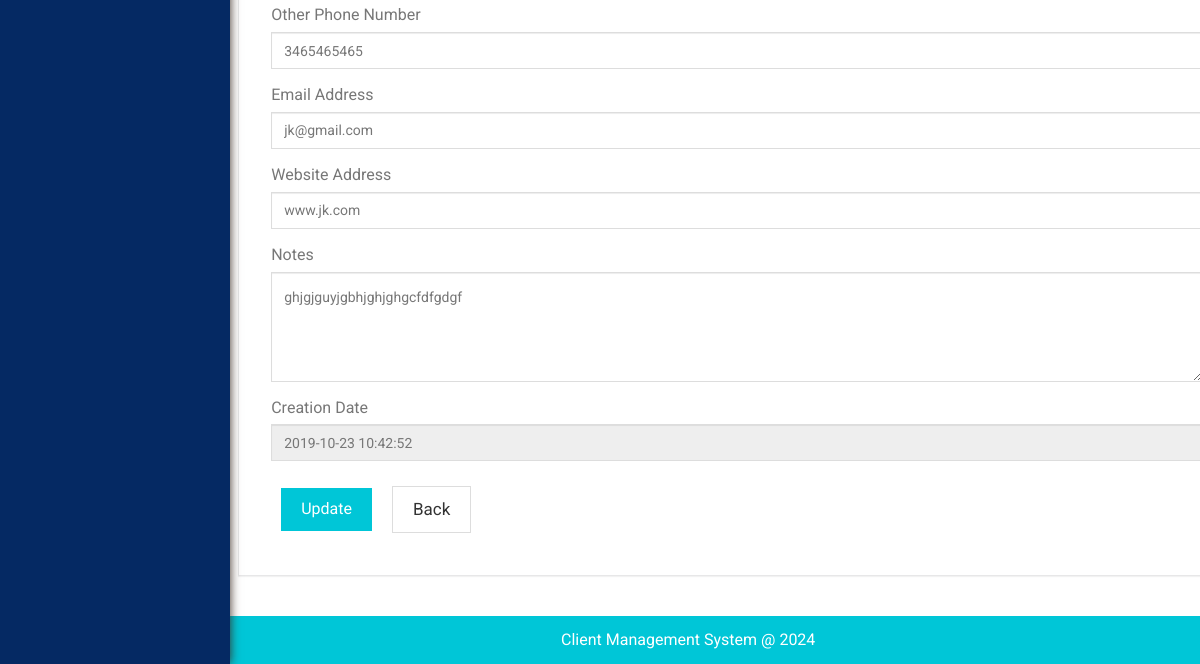
/admin/edit-client-details.php?editid=5 (signed in, lower part), run on an earlier commit of the app's database.
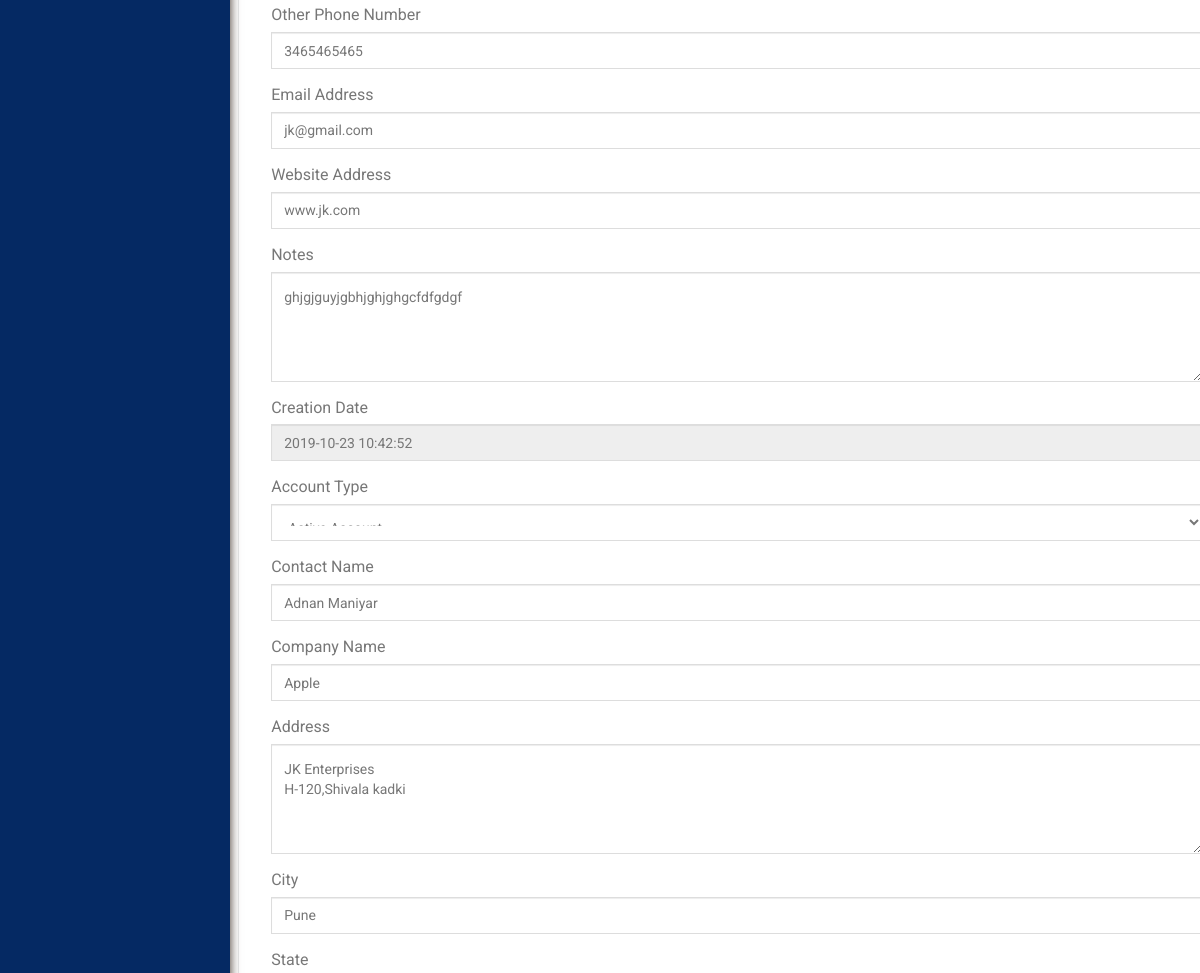
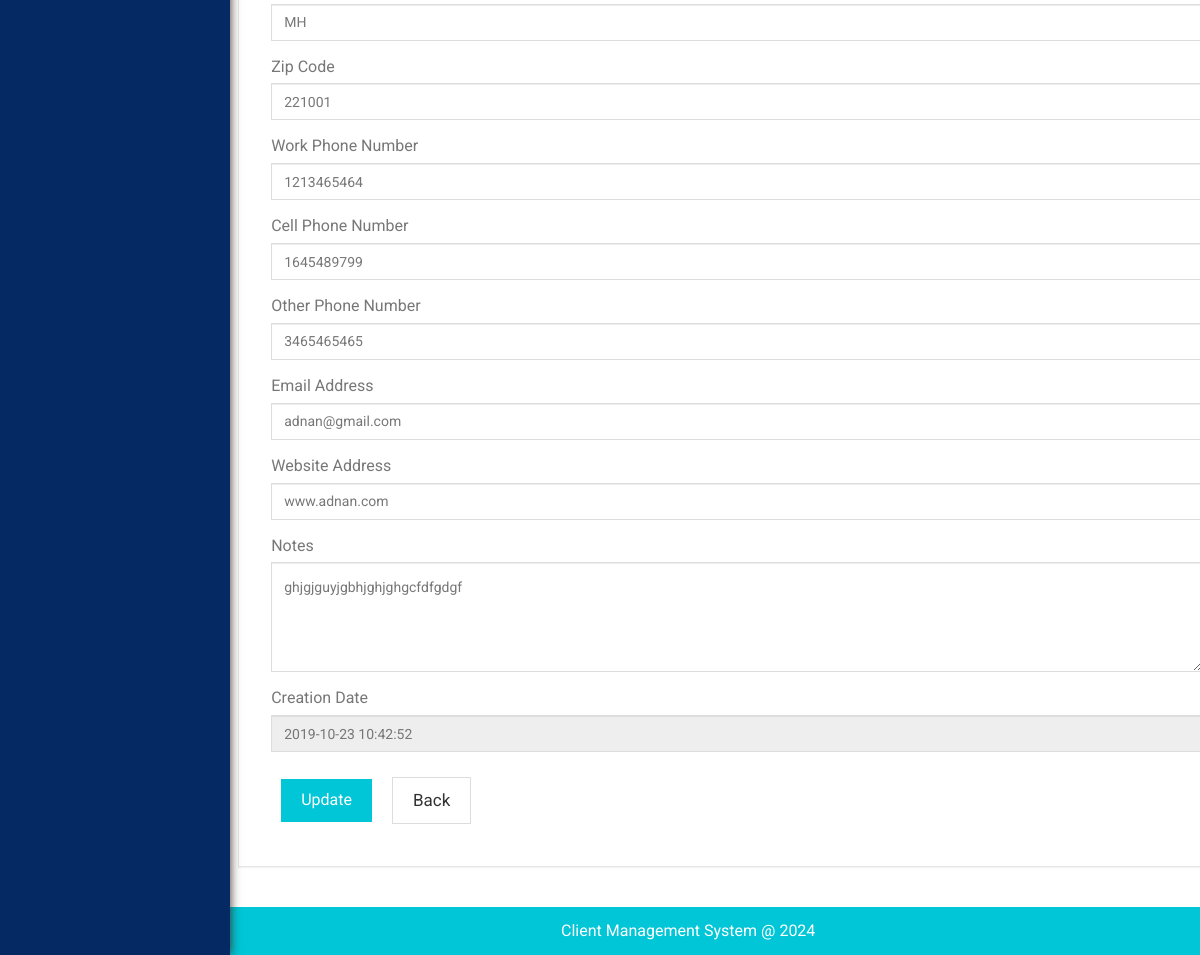
And on a later commit of the database (2 pictures, top to bottom).
### tables this page shows
CREATE TABLE `tblclient` (
  `ID` int(10) NOT NULL,
  `AccountID` int(10) DEFAULT NULL,
  `AccountType` varchar(50) DEFAULT NULL,
  `ContactName` varchar(120) DEFAULT NULL,
  `CompanyName` varchar(120) DEFAULT NULL,
  `Address` varchar(200) DEFAULT NULL,
  `City` varchar(120) DEFAULT NULL,
  `State` varchar(120) DEFAULT NULL,
  `ZipCode` int(10) DEFAULT NULL,
  `Workphnumber` bigint(10) DEFAULT NULL,
  `Cellphnumber` bigint(10) DEFAULT NULL,
  `Otherphnumber` bigint(10) DEFAULT NULL,
  `Email` varchar(200) DEFAULT NULL,
  `WebsiteAddress` varchar(200) DEFAULT NULL,
  `Notes` mediumtext DEFAULT NULL,
  `Password` varchar(200) NOT NULL,
  `CreationDate` timestamp NULL DEFAULT current_timestamp()
);

### admin/edit-client-details.php (the view, shortened to what this page needs)
<?php
include('includes/dbconnection.php');
if (strlen($_SESSION['clientmsaid']==0)) {
  header('location:logout.php');
  } else{
  ?>
<!DOCTYPE HTML>
<html>
<head>
	<link href="css/bootstrap.min.css" rel='stylesheet' type='text/css' />
	<link href="css/style.css" rel='stylesheet' type='text/css' />
	<link href="css/font-awesome.css" rel="stylesheet">
	<link rel="stylesheet" href="css/icon-font.min.css" type='text/css' />
</head>
<body>
<div class="page-container">
<div class="left-content">
<div class="inner-content">
<div class="outter-wp">
<div class="forms-main">
<div class="graph-form">
<div class="form-body">
<form method="post">
	<?php
$eid=$_GET['editid'];
$sql="SELECT * from tblclient where ID=:eid";
$query = $dbh -> prepare($sql);
$query->bindParam(':eid',$eid,PDO::PARAM_STR);
$query->execute();
$results=$query->fetchAll(PDO::FETCH_OBJ);
$cnt=1;
if($query->rowCount() > 0)
{
foreach($results as $row)
{               ?>
	<div class="form-group"> <label for="exampleInputEmail1">Account Type</label> <select type="text" name="accounttype" class="form-control" required='true'>
		<option value="<?php echo htmlentities($row->AccountType);?>"><?php echo htmlentities($row->AccountType);?></option>
	</select> </div>
	<div class="form-group"> <label for="exampleInputEmail1">Contact Name</label> <input type="text" name="cname" value="<?php  echo $row->ContactName;?>" class="form-control" required='true'> </div>
	<div class="form-group"> <label for="exampleInputEmail1">Company Name</label> <input type="text" name="comname" value="<?php  echo $row->CompanyName;?>" class="form-control" required='true'> </div>
	<div class="form-group"> <label for="exampleInputEmail1">Address</label> <textarea type="text" name="address"  class="form-control" required='true' rows="4" cols="3"><?php  echo $row->Address;?></textarea> </div>
	<div class="form-group"> <label for="exampleInputEmail1">City</label> <input type="text" name="city" value="<?php  echo $row->City;?>" class="form-control" required='true'> </div>
	<div class="form-group"> <label for="exampleInputEmail1">State</label> <input type="text" name="state" value="<?php  echo $row->State;?>" class="form-control" required='true'> </div>
	<div class="form-group"> <label for="exampleInputEmail1">Zip Code</label> <input type="text" name="zcode" value="<?php  echo $row->ZipCode;?>" class="form-control" required='true'> </div>
	<div class="form-group"> <label for="exampleInputEmail1">Work Phone Number</label><input type="text" name="wphnumber" value="<?php  echo $row->Workphnumber;?>" class="form-control" maxlength='10' required='true' pattern="[0-9]+"> </div>
	<div class="form-group"> <label for="exampleInputEmail1">Cell Phone Number</label><input type="text" name="cellphnumber" value="<?php  echo $row->Cellphnumber;?>" class="form-control" maxlength='10' pattern="[0-9]+"> </div>
	<div class="form-group"> <label for="exampleInputEmail1">Other Phone Number</label><input type="text" name="ophnumber" value="<?php  echo $row->Otherphnumber;?>" class="form-control" maxlength='10' pattern="[0-9]+"> </div>
	<div class="form-group"> <label for="exampleInputEmail1">Email Address</label> <input type="email" name="email" value="<?php  echo $row->Email;?>" class="form-control" required='true'> </div>
	<div class="form-group"> <label for="exampleInputPassword1">Website Address</label> <input type="text" name="websiteadd" value="<?php  echo $row->WebsiteAddress;?>" required='true' class="form-control"> </div>
	<div class="form-group"> <label for="exampleInputEmail1">Notes</label> <textarea type="text" name="notes" class="form-control" required='true' rows="4" cols="3"><?php  echo $row->Notes;?></textarea> </div>
	<div class="form-group"> <label for="exampleInputPassword1">Creation Date</label> <input type="text" name="" value="<?php  echo $row->CreationDate;?>" required='true' class="form-control" readonly='true'> </div>
	<?php $cnt=$cnt+1;}} ?>
	 <button type="submit" class="btn btn-default" name="submit" id="submit">Update</button><input type="button" class="btn btn-default" value="Back" onClick="history.back();return true;"> </form>
</div>
</div>
</div>
</div>
<?php include_once('includes/footer.php');?>
</div>
</div>
<?php include_once('includes/sidebar.php');?>
</div>
</body>
</html>
<?php }  ?>

What changed in the data, as far as the page shows it:
added tblclient: accounttype "Active Account", cname "Adnan Maniyar", comname "Apple", address "JK Enterprises H-120,Shivala kadki", city "Pune", state "MH", zcode "221001", wphnumber "1213465464", cellphnumber "1645489799", ophnumber "3465465465", email "adnan@gmail.com", websiteadd "www.adnan.com", notes "ghjgjguyjgbhjghjghgcfdfgdgf", CreationDate "2019-10-23 10:42:52"
